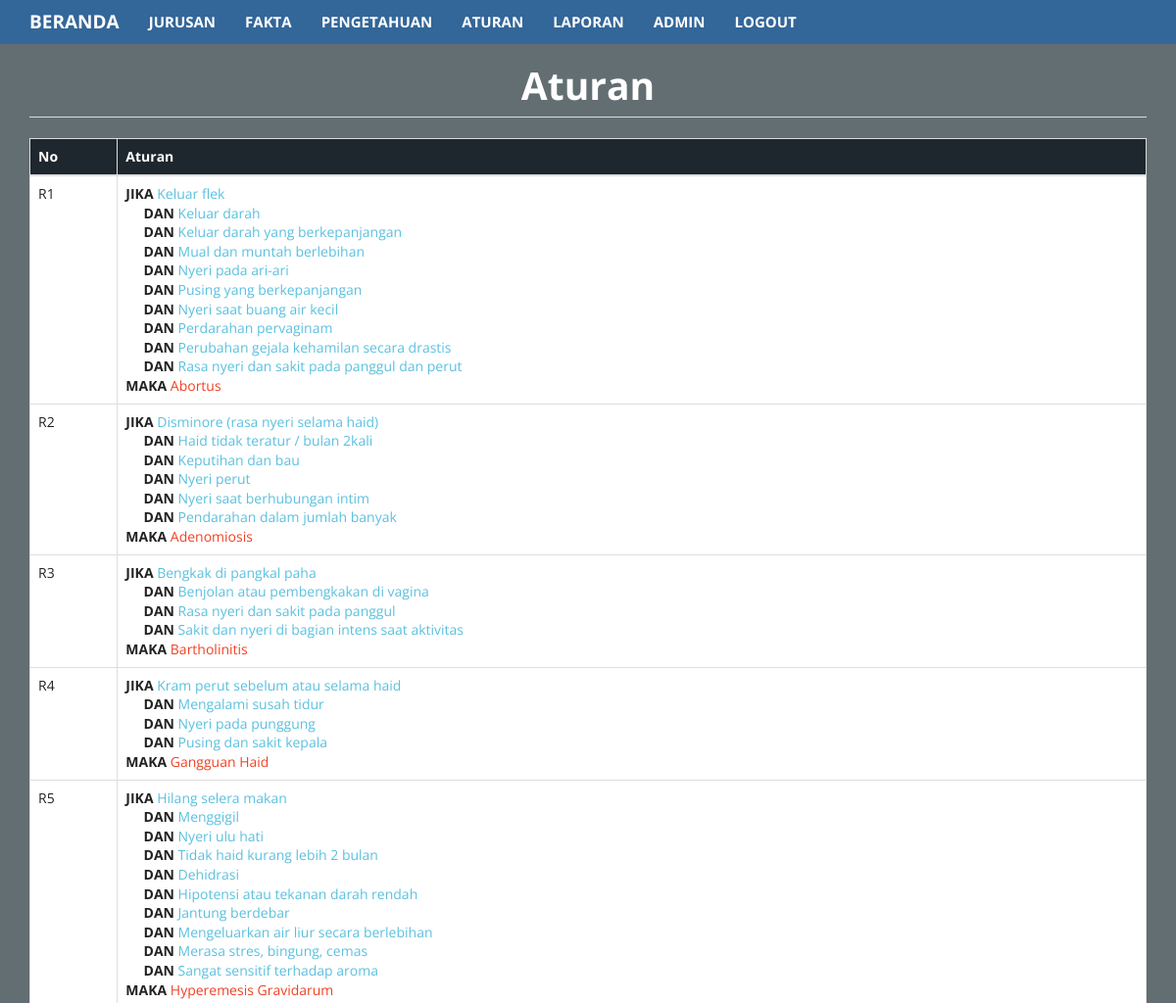
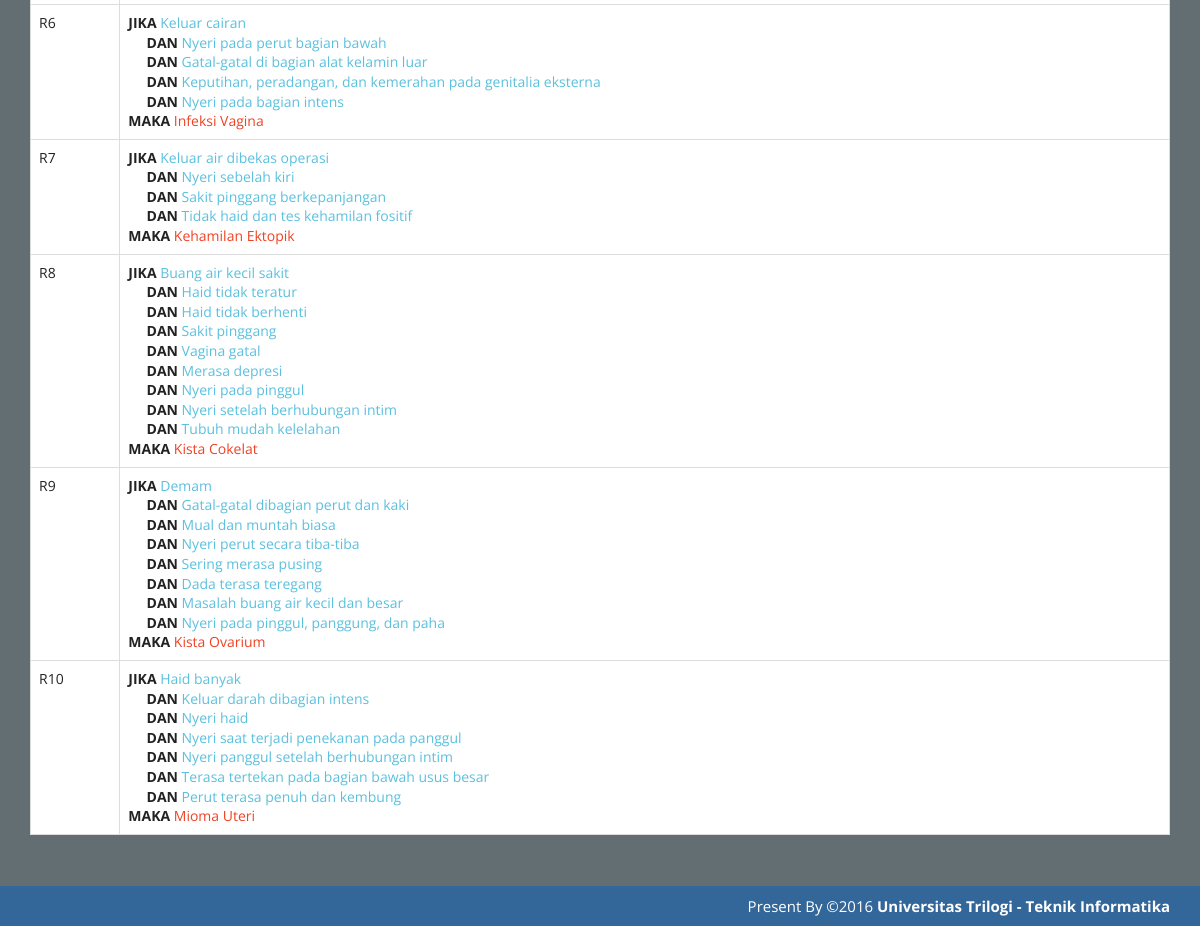
The app's page /index.php?m=rule (signed in) with its own data (2 pictures, top to bottom).
### tables this page shows
CREATE TABLE `tb_diagnosa` (
  `kode_diagnosa` varchar(16) NOT NULL,
  `nama_diagnosa` varchar(255) DEFAULT NULL,
  `penyebab` text NOT NULL,
  `solusi` text NOT NULL
);

### functions.php (called while the page is built, shortened)
<?php
require_once "parser-php-version.php";
$config["server"] = 'localhost';
$config["username"] = 'root';
$config["password"] = '';
$config["database_name"] = 'spforward1';
include 'includes/db.php';
$db = new DB($config['server'], $config['username'], $config['password'], $config['database_name']);
$rows = $db->get_results("SELECT kode_gejala, nama_gejala FROM tb_gejala ORDER BY kode_gejala");
$GEJALA = array();
foreach ($rows as $row) {
    $GEJALA[$row->kode_gejala] = $row->nama_gejala;
}
$rows = $db->get_results("SELECT * FROM tb_diagnosa ORDER BY kode_diagnosa");
$DIAGNOSA = array();
foreach ($rows as $row) {
    $DIAGNOSA[$row->kode_diagnosa] = $row;
}
function get_relasi($terjawab)
{
    global $db;
    $rows = $db->get_results("SELECT kode_diagnosa, r.kode_gejala
        FROM tb_relasi r
        ORDER BY kode_diagnosa, r.kode_gejala");
    $arr = array();
    foreach ($rows as $row) {
        $arr[$row->kode_diagnosa][$row->kode_gejala] = $terjawab[$row->kode_gejala];
    }
    return $arr;
}

### includes/db.php (called while the page is built, shortened)
<?php
class DB
{
    var $conn = null;
    public function __construct($host, $username, $passwd, $dbname)
    {
        $this->conn = mysqli_connect($host, $username, $passwd, $dbname);
    }
    public function query($sql)
    {
        $query = mysqli_query($this->conn, $sql) or die('<pre>Error mysqli_query: ' . mysqli_error($this->conn) . '<br />' . $sql . '</pre>');
        return $query;
    }
    public function get_results($sql)
    {
        $query = $this->query($sql);
        $arr = array();
        while ($row = mysqli_fetch_object($query)) {
            $arr[] = $row;
        }
        return $arr;
    }
}

### rule.php (the view)
<body class="latar">
    <div class="page-header">
        <h1 style="color: #fff;" align="center"><b>Aturan</b></h1>
    </div>
    <div class="table-responsive">
        <table class="table table-bordered table-hover " style="background-color: #fff;">
            <thead>
                <tr style="background-color: #1e272e; color: #fff;">
                    <th>No</th>
                    <th>Aturan</th>
                </tr>
            </thead>
            <?php
            $rules = get_relasi(array());
            $no = 1;
            foreach ($rules as $kode_diagnosa => $val) :
                $rule = array();
                foreach ($val as $kode_gejala => $v) {
                    $rule[] = '<span class="text-info">' . $GEJALA[$kode_gejala] . '</span>';
                }
            ?>
                <tr>
                    <td>R<?= $no++ ?></td>
                    <td><strong>JIKA</strong> <?= implode('<br />&nbsp; &nbsp; &nbsp;<strong>DAN</strong> ', $rule) ?> <br /><strong>MAKA</strong> <span class="text-danger"><?= $DIAGNOSA[$kode_diagnosa]->nama_diagnosa ?></span></td>
                </tr>
            <?php endforeach; ?>
        </table>
    </div>
</body>

### assets/css/general.css (style rules this page uses)
html { position: relative; min-height: 100%; }
body { margin-bottom: 70px; }
.page-header { margin-top: 0; padding-bottom: 0; }
.page-header h1 { margin-top: 0; }

### index.php (style rules this page uses)
.latar { background-color: #636e72; }

### records on screen
tb_diagnosa: nama_diagnosa "Abortus"
tb_diagnosa: nama_diagnosa "Adenomiosis"
tb_diagnosa: nama_diagnosa "Bartholinitis"
tb_diagnosa: nama_diagnosa "Gangguan Haid"
tb_diagnosa: nama_diagnosa "Hyperemesis Gravidarum"
tb_diagnosa: nama_diagnosa "Infeksi Vagina"
tb_diagnosa: nama_diagnosa "Kehamilan Ektopik"
tb_diagnosa: nama_diagnosa "Kista Cokelat"
tb_diagnosa: nama_diagnosa "Kista Ovarium"
tb_diagnosa: nama_diagnosa "Mioma Uteri"

### other values on screen
implode('<br />&nbsp; &nbsp; &nbsp;<strong>DAN</strong> ', $rule) "DAN DAN DAN DAN DAN DAN DAN DAN DAN"
$GEJALA[$kode_gejala] "Disminore (rasa nyeri selama haid) Haid tidak teratur / bulan 2kali Keputihan dan bau Nyeri perut Nyeri saat berhubungan intim Pendarahan dalam jumlah banyak"
implode('<br />&nbsp; &nbsp; &nbsp;<strong>DAN</strong> ', $rule) "DAN DAN DAN DAN DAN"
$GEJALA[$kode_gejala] "Bengkak di pangkal paha Benjolan atau pembengkakan di vagina Rasa nyeri dan sakit pada panggul Sakit dan nyeri di bagian intens saat aktivitas"
implode('<br />&nbsp; &nbsp; &nbsp;<strong>DAN</strong> ', $rule) "DAN DAN DAN"
$GEJALA[$kode_gejala] "Kram perut sebelum atau selama haid Mengalami susah tidur Nyeri pada punggung Pusing dan sakit kepala"
$GEJALA[$kode_gejala] "Keluar cairan Nyeri pada perut bagian bawah Gatal-gatal di bagian alat kelamin luar Keputihan, peradangan, dan kemerahan pada genitalia eksterna Nyeri pada bagian intens"
implode('<br />&nbsp; &nbsp; &nbsp;<strong>DAN</strong> ', $rule) "DAN DAN DAN DAN"
$GEJALA[$kode_gejala] "Keluar air dibekas operasi Nyeri sebelah kiri Sakit pinggang berkepanjangan Tidak haid dan tes kehamilan fositif"
$GEJALA[$kode_gejala] "Buang air kecil sakit Haid tidak teratur Haid tidak berhenti Sakit pinggang Vagina gatal Merasa depresi Nyeri pada pinggul Nyeri setelah berhubungan intim Tubuh mudah kelelahan"
implode('<br />&nbsp; &nbsp; &nbsp;<strong>DAN</strong> ', $rule) "DAN DAN DAN DAN DAN DAN DAN DAN"
implode('<br />&nbsp; &nbsp; &nbsp;<strong>DAN</strong> ', $rule) "DAN DAN DAN DAN DAN DAN DAN"
implode('<br />&nbsp; &nbsp; &nbsp;<strong>DAN</strong> ', $rule) "DAN DAN DAN DAN DAN DAN"
